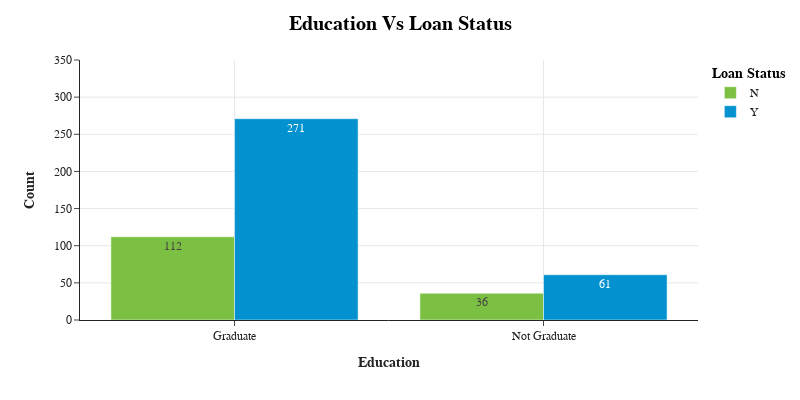
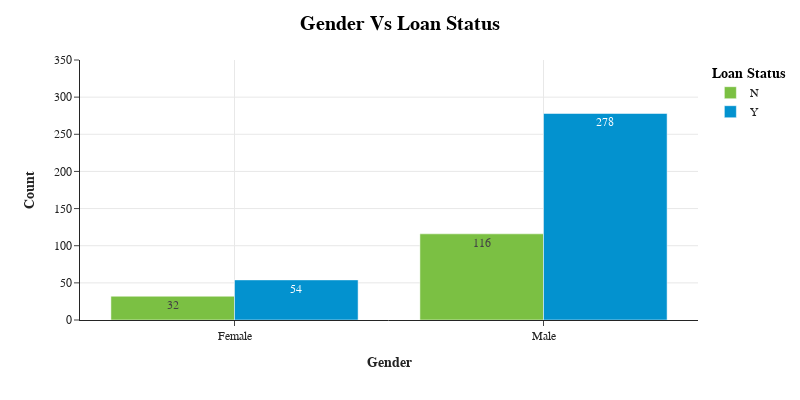
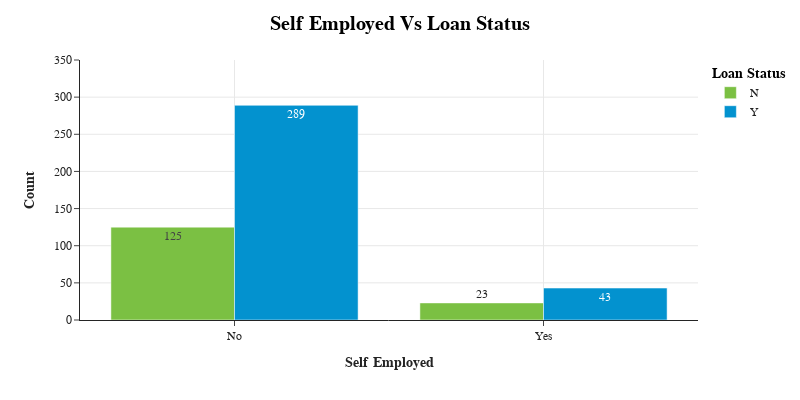
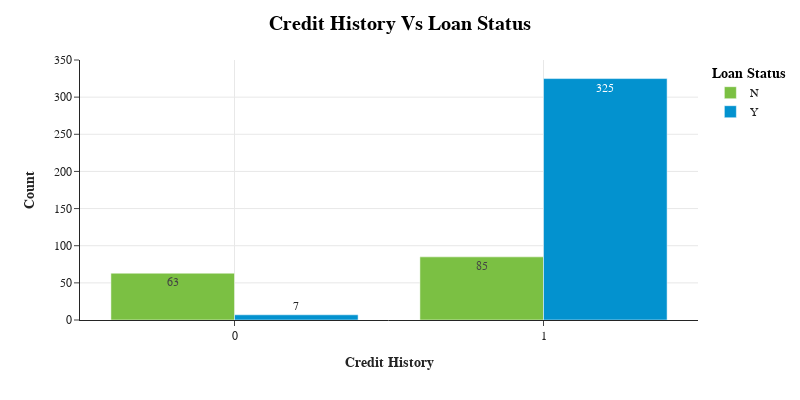

Notebook source saved alongside these figures, in order:
### Code cell
Education_loan_data=loan_data[['Education', 'Loan_Status']].groupby(['Education', 'Loan_Status']).agg(Count = ('Loan_Status','count')).reset_index()
Gender_loan_data=loan_data[['Gender', 'Loan_Status']].groupby(['Gender', 'Loan_Status']).agg(Count = ('Loan_Status','count')).reset_index()
Self_Employed_loan_data=loan_data[['Self_Employed', 'Loan_Status']].groupby(['Self_Employed', 'Loan_Status']).agg(Count = ('Loan_Status','count')).reset_index()
Credit_History_loan_data=loan_data[['Credit_History', 'Loan_Status']].groupby(['Credit_History', 'Loan_Status']).agg(Count = ('Loan_Status','count')).reset_index()


for col in ['Education','Gender','Self_Employed','Credit_History']:
  print('\n\n')
  df=col+'_loan_data'
  df = pd.DataFrame(eval(df))
  col_label = col.replace("_", " " )
  fig1=px.bar(data_frame=df, x=col, y='Count', color='Loan_Status', barmode='group', color_discrete_sequence=tricolor, text_auto=True, template='simple_white')

  fig1.update_layout(yaxis_range=[0,350])  
  fig1.update_yaxes(showgrid=True)
  fig1.update_xaxes(showgrid=True)   
    
  fig1.update_layout(height=400,width=800,
      title=f'<b>{col_label} Vs Loan Status</b>',
      font_family="Times New Roman",
      title_font_family="Times New Roman",
      title_font_color="#000000",
      title_font_size=20,
      title_xanchor="center",
      title_x=0.5,
      xaxis_title=f"<b>{col_label}</b>",
      yaxis_title="<b>Count</b>",
      legend_title='<b>Loan Status</b>',
      legend_title_font_color="#000000",
      plot_bgcolor ='#ffffff'
  )

  fig1.show()

### Figure 1 — Plotly figure (JSON) as saved in the notebook; plotly's stock layout.template omitted (floating-point values rounded to 4 significant figures)
{"data": [{"alignmentgroup": "True", "hovertemplate": "Loan_Status=N<br>Education=%{x}<br>Count=%{y}<extra></extra>", "legendgroup": "N", "marker": {"color": "#7bc043", "pattern": {"shape": ""}}, "name": "N", "offsetgroup": "N", "orientation": "v", "showlegend": true, "textposition": "auto", "texttemplate": "%{y}", "type": "bar", "x": ["Graduate", "Not Graduate"], "xaxis": "x", "y": [112, 36], "yaxis": "y"}, {"alignmentgroup": "True", "hovertemplate": "Loan_Status=Y<br>Education=%{x}<br>Count=%{y}<extra></extra>", "legendgroup": "Y", "marker": {"color": "#0392cf", "pattern": {"shape": ""}}, "name": "Y", "offsetgroup": "Y", "orientation": "v", "showlegend": true, "textposition": "auto", "texttemplate": "%{y}", "type": "bar", "x": ["Graduate", "Not Graduate"], "xaxis": "x", "y": [271, 61], "yaxis": "y"}], "layout": {"barmode": "group", "font": {"family": "Times New Roman"}, "height": 400, "legend": {"title": {"font": {"color": "#000000"}, "text": "<b>Loan Status</b>"}, "tracegroupgap": 0}, "margin": {"t": 60}, "plot_bgcolor": "#ffffff", "title": {"font": {"color": "#000000", "family": "Times New Roman", "size": 20}, "text": "<b>Education Vs Loan Status</b>", "x": 0.5, "xanchor": "center"}, "width": 800, "xaxis": {"anchor": "y", "autorange": true, "domain": [0, 1], "range": [-0.5, 1.5], "showgrid": true, "title": {"text": "<b>Education</b>"}, "type": "category"}, "yaxis": {"anchor": "x", "domain": [0, 1], "range": [0, 350], "showgrid": true, "title": {"text": "<b>Count</b>"}, "type": "linear"}}}

### Figure 2 — Plotly figure (JSON) as saved in the notebook; plotly's stock layout.template omitted (floating-point values rounded to 4 significant figures)
{"data": [{"alignmentgroup": "True", "hovertemplate": "Loan_Status=N<br>Gender=%{x}<br>Count=%{y}<extra></extra>", "legendgroup": "N", "marker": {"color": "#7bc043", "pattern": {"shape": ""}}, "name": "N", "offsetgroup": "N", "orientation": "v", "showlegend": true, "textposition": "auto", "texttemplate": "%{y}", "type": "bar", "x": ["Female", "Male"], "xaxis": "x", "y": [32, 116], "yaxis": "y"}, {"alignmentgroup": "True", "hovertemplate": "Loan_Status=Y<br>Gender=%{x}<br>Count=%{y}<extra></extra>", "legendgroup": "Y", "marker": {"color": "#0392cf", "pattern": {"shape": ""}}, "name": "Y", "offsetgroup": "Y", "orientation": "v", "showlegend": true, "textposition": "auto", "texttemplate": "%{y}", "type": "bar", "x": ["Female", "Male"], "xaxis": "x", "y": [54, 278], "yaxis": "y"}], "layout": {"barmode": "group", "font": {"family": "Times New Roman"}, "height": 400, "legend": {"title": {"font": {"color": "#000000"}, "text": "<b>Loan Status</b>"}, "tracegroupgap": 0}, "margin": {"t": 60}, "plot_bgcolor": "#ffffff", "title": {"font": {"color": "#000000", "family": "Times New Roman", "size": 20}, "text": "<b>Gender Vs Loan Status</b>", "x": 0.5, "xanchor": "center"}, "width": 800, "xaxis": {"anchor": "y", "autorange": true, "domain": [0, 1], "range": [-0.5, 1.5], "showgrid": true, "title": {"text": "<b>Gender</b>"}, "type": "category"}, "yaxis": {"anchor": "x", "domain": [0, 1], "range": [0, 350], "showgrid": true, "title": {"text": "<b>Count</b>"}, "type": "linear"}}}

### Figure 3 — Plotly figure (JSON) as saved in the notebook; plotly's stock layout.template omitted (floating-point values rounded to 4 significant figures)
{"data": [{"alignmentgroup": "True", "hovertemplate": "Loan_Status=N<br>Self_Employed=%{x}<br>Count=%{y}<extra></extra>", "legendgroup": "N", "marker": {"color": "#7bc043", "pattern": {"shape": ""}}, "name": "N", "offsetgroup": "N", "orientation": "v", "showlegend": true, "textposition": "auto", "texttemplate": "%{y}", "type": "bar", "x": ["No", "Yes"], "xaxis": "x", "y": [125, 23], "yaxis": "y"}, {"alignmentgroup": "True", "hovertemplate": "Loan_Status=Y<br>Self_Employed=%{x}<br>Count=%{y}<extra></extra>", "legendgroup": "Y", "marker": {"color": "#0392cf", "pattern": {"shape": ""}}, "name": "Y", "offsetgroup": "Y", "orientation": "v", "showlegend": true, "textposition": "auto", "texttemplate": "%{y}", "type": "bar", "x": ["No", "Yes"], "xaxis": "x", "y": [289, 43], "yaxis": "y"}], "layout": {"barmode": "group", "font": {"family": "Times New Roman"}, "height": 400, "legend": {"title": {"font": {"color": "#000000"}, "text": "<b>Loan Status</b>"}, "tracegroupgap": 0}, "margin": {"t": 60}, "plot_bgcolor": "#ffffff", "title": {"font": {"color": "#000000", "family": "Times New Roman", "size": 20}, "text": "<b>Self Employed Vs Loan Status</b>", "x": 0.5, "xanchor": "center"}, "width": 800, "xaxis": {"anchor": "y", "autorange": true, "domain": [0, 1], "range": [-0.5, 1.5], "showgrid": true, "title": {"text": "<b>Self Employed</b>"}, "type": "category"}, "yaxis": {"anchor": "x", "domain": [0, 1], "range": [0, 350], "showgrid": true, "title": {"text": "<b>Count</b>"}, "type": "linear"}}}

### Figure 4 — Plotly figure (JSON) as saved in the notebook; plotly's stock layout.template omitted (floating-point values rounded to 4 significant figures)
{"data": [{"alignmentgroup": "True", "hovertemplate": "Loan_Status=N<br>Credit_History=%{x}<br>Count=%{y}<extra></extra>", "legendgroup": "N", "marker": {"color": "#7bc043", "pattern": {"shape": ""}}, "name": "N", "offsetgroup": "N", "orientation": "v", "showlegend": true, "textposition": "auto", "texttemplate": "%{y}", "type": "bar", "x": [0, 1], "xaxis": "x", "y": [63, 85], "yaxis": "y"}, {"alignmentgroup": "True", "hovertemplate": "Loan_Status=Y<br>Credit_History=%{x}<br>Count=%{y}<extra></extra>", "legendgroup": "Y", "marker": {"color": "#0392cf", "pattern": {"shape": ""}}, "name": "Y", "offsetgroup": "Y", "orientation": "v", "showlegend": true, "textposition": "auto", "texttemplate": "%{y}", "type": "bar", "x": [0, 1], "xaxis": "x", "y": [7, 325], "yaxis": "y"}], "layout": {"barmode": "group", "font": {"family": "Times New Roman"}, "height": 400, "legend": {"title": {"font": {"color": "#000000"}, "text": "<b>Loan Status</b>"}, "tracegroupgap": 0}, "margin": {"t": 60}, "plot_bgcolor": "#ffffff", "title": {"font": {"color": "#000000", "family": "Times New Roman", "size": 20}, "text": "<b>Credit History Vs Loan Status</b>", "x": 0.5, "xanchor": "center"}, "width": 800, "xaxis": {"anchor": "y", "autorange": true, "domain": [0, 1], "range": [-0.5, 1.5], "showgrid": true, "title": {"text": "<b>Credit History</b>"}, "type": "linear"}, "yaxis": {"anchor": "x", "domain": [0, 1], "range": [0, 350], "showgrid": true, "title": {"text": "<b>Count</b>"}, "type": "linear"}}}
